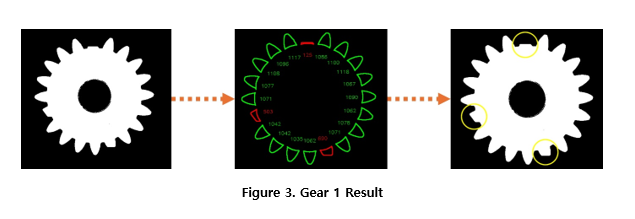
//> input picture LAB/DLIP_LAB_Grayscale_Image_Segmentation_22200757/img/Gear1.jpg, 635 x 219 px
$ ./DLIP_LAB_Grayscale_Image_Segmentation_22200757   (built with g++ and OpenCV 4)
//> lines starting //> are read from the running program, lines starting //| are printed output that depends on the picture; after the words box and inside, x2 and y2 are one past the last pixel; in counts of white or black regions, pixels touching at a corner belong together
#include <opencv2/opencv.hpp>
#include <iostream>

using namespace cv;
using namespace std;

/*--------------function declaration---------------*/
void Show_Image(const Mat& img, const string& title);
Mat Preprocessing(const string& img_path);
Mat Filling_Holes(const Mat& bw);
Mat Applying_Morphology(const Mat& fill);
float Finding_Diameter(Mat open);
vector<vector<Point>> FindAndFilter_Teeth_Contours(const Mat& teeth_img);
void Calculate_Teeth_Properties(const vector<vector<Point>>& contours, const Point2f& gear_center, int& normal_teeth, int& defected_teeth, double& total_area, vector<double>& lengths,  double& total_length);
void Draw_Teeth_Contours(Mat& contourImg, Mat& img, const vector<vector<Point>>& contours, const Point2f& gear_center, const vector<double>& lengths, double avg_length);
void Printing_Teeth_Results(int normal_teeth, int defected_teeth, double total_area, float diameter);
void Analyzing_Teeth(const Mat& fill, const Mat& open, Mat& img, float diameter);

/*---------------------main---------------------*/
int main() {
    string img_path = "../Image/Gear1.jpg";
    Mat img = imread(img_path);
//> img is the input picture: 219 rows x 635 cols, CV_8UC3; mean B, G, R 169.8, 171.9, 170.9

    if (img.empty()) {
        cerr << "Error: Could not read the image!" << endl;
        return 1;
    }

    Mat bw = Preprocessing(img_path);
    Mat fill = Filling_Holes(bw);
    Mat open = Applying_Morphology(fill);
    float diameter = Finding_Diameter(open);
    Analyzing_Teeth(fill, open, img, diameter);

    return 0;
}

/*----------------function definition----------------*/
// The Function to show image one by one
void Show_Image(const Mat& img, const string& title) {
    namedWindow(title, WINDOW_AUTOSIZE);
    imshow(title, img);
    waitKey(0);
    destroyAllWindows();
}

// Preprocessing image to make it to binary image and optimize it with Otsu method
Mat Preprocessing(const string& img_path) {
//> called with img_path = "../Image/Gear1.jpg"
    Mat img = imread(img_path);
    if (img.empty()) {
        cerr << "Error: Could not read the image!" << endl;
        exit(1);
    }

    Mat gray, bw;
    cvtColor(img, gray, COLOR_BGR2GRAY);
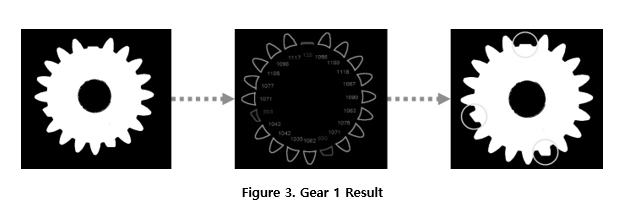
//> gray: 219 rows x 635 cols, CV_8UC1; min 0, max 255, mean 171.4
    threshold(gray, bw, 0, 255, THRESH_BINARY | THRESH_OTSU);
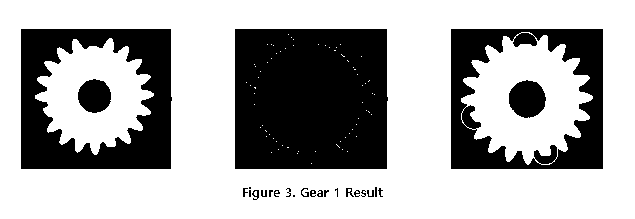
//> bw: 219 rows x 635 cols, CV_8UC1; 67% white; 25 black regions (6 under 20 px), largest, box (x1, y1, x2, y2) and area: (235, 29, 388, 169) 21202, (21, 29, 172, 169) 12094, (451, 29, 603, 169) 10185

    Show_Image(bw, "Segmented Image");
    return bw;
}

// Filling a middle hole of the gear
Mat Filling_Holes(const Mat& bw) {
    Mat floodfill = bw.clone();
    floodFill(floodfill, Point(0, 0), Scalar(255));

    Mat floodfill_inv;
    bitwise_not(floodfill, floodfill_inv);
//> floodfill_inv: 219 rows x 635 cols, CV_8UC1; 33% white; 25 white regions (6 under 20 px)

    Mat fill = (bw | floodfill_inv);
//> fill: 219 rows x 635 cols, CV_8UC1; every value is 255
    Show_Image(fill, "Filled Image");
    return fill;
}

// Using opening method to make it a circle
Mat Applying_Morphology(const Mat& fill) {
    Mat kernel = getStructuringElement(MORPH_ELLIPSE, Size(140, 140));
    Mat open;
    morphologyEx(fill, open, MORPH_OPEN, kernel);
    Show_Image(open, "Opened Region");
    return open;
}

// Find the diameter with minEnclosingCircle function
float Finding_Diameter(Mat open) {
    vector<vector<Point>> contours;
    vector<Vec4i> hierarchy;
    findContours(open, contours, hierarchy, RETR_EXTERNAL, CHAIN_APPROX_SIMPLE);
//> contours = 1 contour; box (x1, y1, x2, y2) and area: (0, 0, 635, 219) 138212
    float radius;

    for (int i = 0; i < contours.size(); i++) {
        Point2f center;
        minEnclosingCircle(contours[i], center, radius);
    }
//> this loop made 1 pass
//> (center, radius) on pass 1: (Point(317, 109), 335.2)
//> after the loop, radius = 335.2
//> in main, `float diameter = Finding_Diameter(open);`: diameter = 670.4
//> in Analyzing_Teeth, `Moments gearMoments = moments(open);`: gearMoments = moments, m00 35461575, centre m10/m00, m01/m00 = (317, 109)
//> in Analyzing_Teeth, `Point2f gear_center((gearMoments.m10 / gearMoments.m00), gearMoments.m..`: gear_center = Point(317, 109)
//> in Analyzing_Teeth, `Mat teeth_img = fill - open;`: teeth_img: 219 rows x 635 cols, CV_8UC1; every value is 0
    return radius * 2;
}

// Find the contours with teeth-only image. Filtered noise contour.
vector<vector<Point>> FindAndFilter_Teeth_Contours(const Mat& teeth_img) {
    vector<vector<Point>> contours, filtered_contours;
    vector<Vec4i> hierarchy;
    findContours(teeth_img, contours, hierarchy, RETR_EXTERNAL, CHAIN_APPROX_SIMPLE);
//> contours = 0 contours
    double area_min_threshold = 20;
    for (const auto& contour : contours) {
        if (contourArea(contour) >= area_min_threshold) {
            filtered_contours.push_back(contour);
        }
    }
//> this loop made 0 passes
//> after the loop, filtered_contours = 0 contours
    return filtered_contours;
}

// Calculate length, area, center of teeth, number of normal and defected teeth
void Calculate_Teeth_Properties(const vector<vector<Point>>& contours, const Point2f& gear_center, int& normal_teeth, int& defected_teeth, double& total_area, vector<double>& lengths, double& total_length) {
//> called with gear_center = Point(317, 109)
    lengths.clear();
    double area_max_threshold = 950, area_min_threshold = 20;

    for (int i = 0; i < contours.size(); i++) {
        Moments moment_contour = moments(contours[i]);
        Point2f teeth_center(moment_contour.m10 / moment_contour.m00, moment_contour.m01 / moment_contour.m00);

        double area = contourArea(contours[i]);
        double length = norm(gear_center - teeth_center);

        total_length += length;
        total_area += area;

        if (area > area_max_threshold) {
            normal_teeth++;
            lengths.push_back(length);
        } else if (area > area_min_threshold) {
            defected_teeth++;
            lengths.push_back(length);
        }
    }
//> after the loop, total_length = 0; total_area = 0; normal_teeth = 0; defected_teeth = 0
}

// Draw contour and put text next to it. Draw circle on defected teeth.
void Draw_Teeth_Contours(Mat& contourImg, Mat& img, const vector<vector<Point>>& contours, const Point2f& gear_center, const vector<double>& lengths, double avg_length) {
//> called with gear_center = Point(317, 109), avg_length = 0
    double length_offset = 50;
    double area_max_threshold = 950, area_min_threshold = 20;

    for (int i = 0; i < contours.size(); i++) {
        Moments moment_contour = moments(contours[i]);
        Point2f teeth_center(moment_contour.m10 / moment_contour.m00, moment_contour.m01 / moment_contour.m00);
        double area = contourArea(contours[i]);
        Point2f direction = gear_center - teeth_center;
        Point2f normalized_direction = direction / lengths[i];
        Point2f text_position = gear_center - normalized_direction * (avg_length - length_offset);

        Size textsize = getTextSize(to_string((int)area), FONT_HERSHEY_SIMPLEX, 0.5, 1, 0);
        text_position.y += textsize.height / 2;
        text_position.x -= textsize.width / 2;

        if (area > area_max_threshold) {
            drawContours(contourImg, contours, i, Scalar(0, 255, 0), 2);
            putText(contourImg, to_string((int)area), text_position, FONT_HERSHEY_SIMPLEX, 0.5, Scalar(0, 255, 0), 1);
        } else if (area < area_max_threshold && area > area_min_threshold) {
            drawContours(contourImg, contours, i, Scalar(0, 0, 255), 2);
            putText(contourImg, to_string((int)area), text_position, FONT_HERSHEY_SIMPLEX, 0.5, Scalar(0, 0, 255), 1);
            circle(img, teeth_center, 40, Scalar(0, 255, 255), 2, LINE_AA);
        }
    }
//> contourImg: 219 rows x 635 cols, CV_8UC3; every value is 0
}

// Print out the statistic results
void Printing_Teeth_Results(int normal_teeth, int defected_teeth, double total_area, float diameter) {
//> called with normal_teeth = 0, defected_teeth = 0, total_area = 0, diameter = 670.4
    double total_teeth = normal_teeth + defected_teeth;
    double avg_area = total_teeth == 0 ? 0 : total_area / total_teeth;

    cout << "Total Teeth: " << total_teeth << endl;
    cout << "Avg Teeth Area: " << avg_area << endl;
    cout << "Normal Teeth: " << normal_teeth << endl;
    cout << "Defected Teeth: " << defected_teeth << endl;
    cout << "Diameter: " << diameter << endl;
//| Diameter: 670.433

    if (defected_teeth != 0) {
        cout << "Quality Failed" << endl;
    } else {
        cout << "Quality Pass" << endl;
    }
}

// Combine all processes.
void Analyzing_Teeth(const Mat& fill, const Mat& open, Mat& img, float diameter) {
    Moments gearMoments = moments(open);
    Point2f gear_center((gearMoments.m10 / gearMoments.m00), gearMoments.m01 / gearMoments.m00);

    Mat teeth_img = fill - open;
    Show_Image(teeth_img, "Teeth Image");

    vector<vector<Point>> contours = FindAndFilter_Teeth_Contours(teeth_img);

    int normal_teeth = 0, defected_teeth = 0;
    double total_area = 0;
    vector<double> lengths = {0};
    double total_length = 0;
    Calculate_Teeth_Properties(contours, gear_center, normal_teeth, defected_teeth, total_area, lengths, total_length);

    double avg_length = lengths.empty() ? 0 : total_length / lengths.size();

    Mat contourImg = Mat::zeros(teeth_img.size(), CV_8UC3);
    Draw_Teeth_Contours(contourImg, img, contours, gear_center, lengths, avg_length);

    Show_Image(contourImg, "Detected Contours with Areas");
    Show_Image(img, "Defected Teeth Marked");

    Printing_Teeth_Results(normal_teeth, defected_teeth, total_area, diameter);
}

$ run again, with LAB/DLIP_LAB_Grayscale_Image_Segmentation_22200757/img/Gear2.jpg copied over LAB/DLIP_LAB_Grayscale_Image_Segmentation_22200757/img/Gear1.jpg
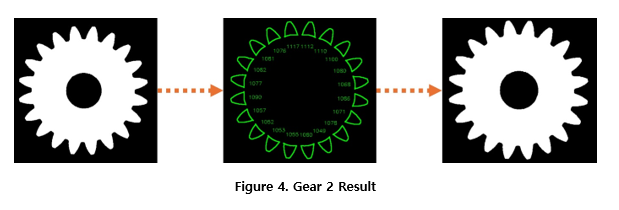
//> input picture LAB/DLIP_LAB_Grayscale_Image_Segmentation_22200757/img/Gear2.jpg, 619 x 210 px
//> img is the input picture: 210 rows x 619 cols, CV_8UC3; mean B, G, R 166.9, 169.1, 167.4
//> in Preprocessing, `cvtColor(img, gray, COLOR_BGR2GRAY);`:
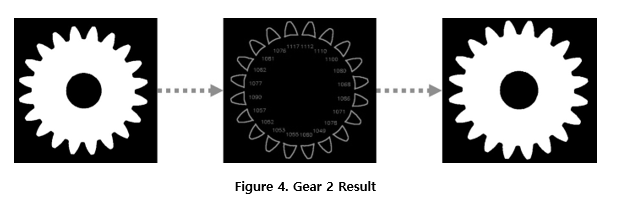
//> gray: 210 rows x 619 cols, CV_8UC1; min 0, max 255, mean 168.3
//> in Preprocessing, `threshold(gray, bw, 0, 255, THRESH_BINARY | THRESH_OTSU);`:
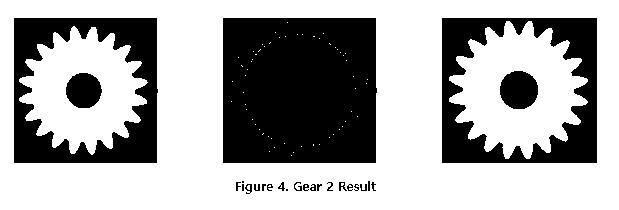
//> bw: 210 rows x 619 cols, CV_8UC1; 65.5% white; 25 black regions (5 under 20 px), largest, box (x1, y1, x2, y2) and area: (223, 18, 377, 163) 22123, (14, 18, 158, 163) 10054, (442, 18, 597, 163) 9996
//> floodfill_inv: 210 rows x 619 cols, CV_8UC1; 34.5% white; 25 white regions (5 under 20 px)
//> fill: 210 rows x 619 cols, CV_8UC1; every value is 255
//> in Finding_Diameter, `findContours(open, contours, hierarchy, RETR_EXTERNAL, CHAIN_APPROX_SI..`: contours = 1 contour; box (x1, y1, x2, y2) and area: (0, 0, 619, 210) 129162
//> the loop in Finding_Diameter, `for (int i = 0; i < contours.size(); i++)` made 1 pass
//> (center, radius) on pass 1: (Point(309, 104.5), 326.2)
//> after the loop in Finding_Diameter, `for (int i = 0; i < contours.size(); i++)`: radius = 326.2
//> diameter = 652.4
//> gearMoments = moments, m00 33147450, centre m10/m00, m01/m00 = (309, 104.5)
//> gear_center = Point(309, 104.5)
//> teeth_img: 210 rows x 619 cols, CV_8UC1; every value is 0
//> in FindAndFilter_Teeth_Contours, `findContours(teeth_img, contours, hierarchy, RETR_EXTERNAL, CHAIN_APPR..`: contours = 0 contours
//> after the loop in Calculate_Teeth_Properties, `for (int i = 0; i < contours.size(); i++)`: total_length = 0
//| Diameter: 652.384

$ run again, with LAB/DLIP_LAB_Grayscale_Image_Segmentation_22200757/img/Gear3.jpg copied over LAB/DLIP_LAB_Grayscale_Image_Segmentation_22200757/img/Gear1.jpg
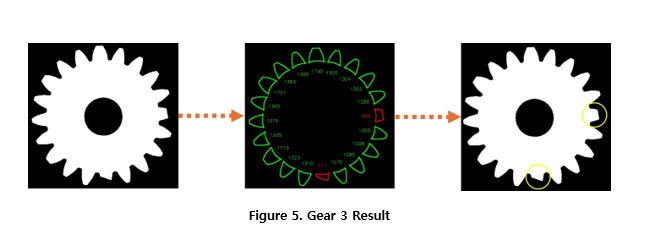
//> input picture LAB/DLIP_LAB_Grayscale_Image_Segmentation_22200757/img/Gear3.jpg, 648 x 249 px
//> img is the input picture: 249 rows x 648 cols, CV_8UC3; mean B, G, R 186.9, 188.6, 187.7
//> in Preprocessing, `threshold(gray, bw, 0, 255, THRESH_BINARY | THRESH_OTSU);`:
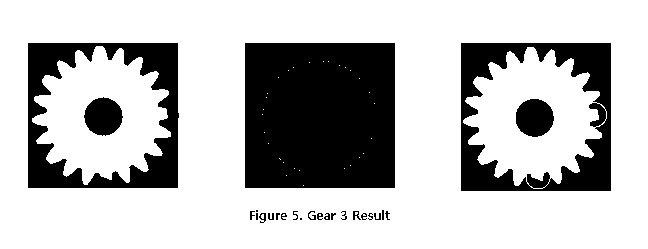
//> bw: 249 rows x 648 cols, CV_8UC1; 73.5% white; 25 black regions (5 under 20 px), largest, box (x1, y1, x2, y2) and area: (245, 43, 395, 188) 21720, (461, 43, 611, 191) 9337, (28, 43, 179, 188) 8934
//> floodfill_inv: 249 rows x 648 cols, CV_8UC1; 26.5% white; 25 white regions (5 under 20 px)
//> fill: 249 rows x 648 cols, CV_8UC1; every value is 255
//> in Finding_Diameter, `findContours(open, contours, hierarchy, RETR_EXTERNAL, CHAIN_APPROX_SI..`: contours = 1 contour; box (x1, y1, x2, y2) and area: (0, 0, 648, 249) 160456
//> the loop in Finding_Diameter, `for (int i = 0; i < contours.size(); i++)` made 1 pass
//> (center, radius) on pass 1: (Point(323.5, 124), 346.5)
//> after the loop in Finding_Diameter, `for (int i = 0; i < contours.size(); i++)`: radius = 346.5
//> diameter = 692.9
//> gearMoments = moments, m00 41144760, centre m10/m00, m01/m00 = (323.5, 124)
//> gear_center = Point(323.5, 124)
//> teeth_img: 249 rows x 648 cols, CV_8UC1; every value is 0
//> in FindAndFilter_Teeth_Contours, `findContours(teeth_img, contours, hierarchy, RETR_EXTERNAL, CHAIN_APPR..`: contours = 0 contours
//> after the loop in Calculate_Teeth_Properties, `for (int i = 0; i < contours.size(); i++)`: total_length = 0
//| Diameter: 692.902

$ run again, with LAB/DLIP_LAB_Grayscale_Image_Segmentation_22200757/img/Gear4.jpg copied over LAB/DLIP_LAB_Grayscale_Image_Segmentation_22200757/img/Gear1.jpg
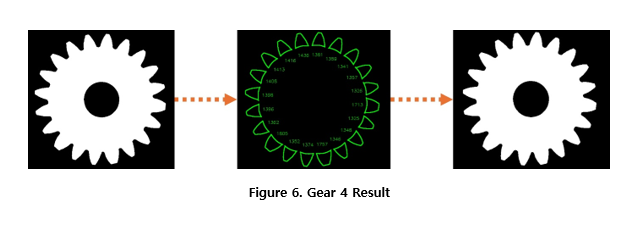
//> input picture LAB/DLIP_LAB_Grayscale_Image_Segmentation_22200757/img/Gear4.jpg, 639 x 225 px
//> img is the input picture: 225 rows x 639 cols, CV_8UC3; mean B, G, R 178.4, 180, 178.8
//> in Preprocessing, `threshold(gray, bw, 0, 255, THRESH_BINARY | THRESH_OTSU);`:
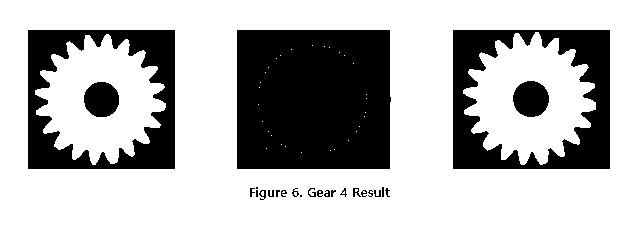
//> bw: 225 rows x 639 cols, CV_8UC1; 70% white; 25 black regions (5 under 20 px), largest, box (x1, y1, x2, y2) and area: (237, 30, 391, 169) 21242, (453, 30, 610, 169) 10224, (28, 30, 175, 169) 9260
//> floodfill_inv: 225 rows x 639 cols, CV_8UC1; 30% white; 25 white regions (5 under 20 px)
//> fill: 225 rows x 639 cols, CV_8UC1; every value is 255
//> in Finding_Diameter, `findContours(open, contours, hierarchy, RETR_EXTERNAL, CHAIN_APPROX_SI..`: contours = 1 contour; box (x1, y1, x2, y2) and area: (0, 0, 639, 225) 142912
//> the loop in Finding_Diameter, `for (int i = 0; i < contours.size(); i++)` made 1 pass
//> (center, radius) on pass 1: (Point(319, 112), 338.1)
//> after the loop in Finding_Diameter, `for (int i = 0; i < contours.size(); i++)`: radius = 338.1
//> diameter = 676.2
//> gearMoments = moments, m00 36662625, centre m10/m00, m01/m00 = (319, 112)
//> gear_center = Point(319, 112)
//> teeth_img: 225 rows x 639 cols, CV_8UC1; every value is 0
//> in FindAndFilter_Teeth_Contours, `findContours(teeth_img, contours, hierarchy, RETR_EXTERNAL, CHAIN_APPR..`: contours = 0 contours
//> after the loop in Calculate_Teeth_Properties, `for (int i = 0; i < contours.size(); i++)`: total_length = 0
//| Diameter: 676.181
